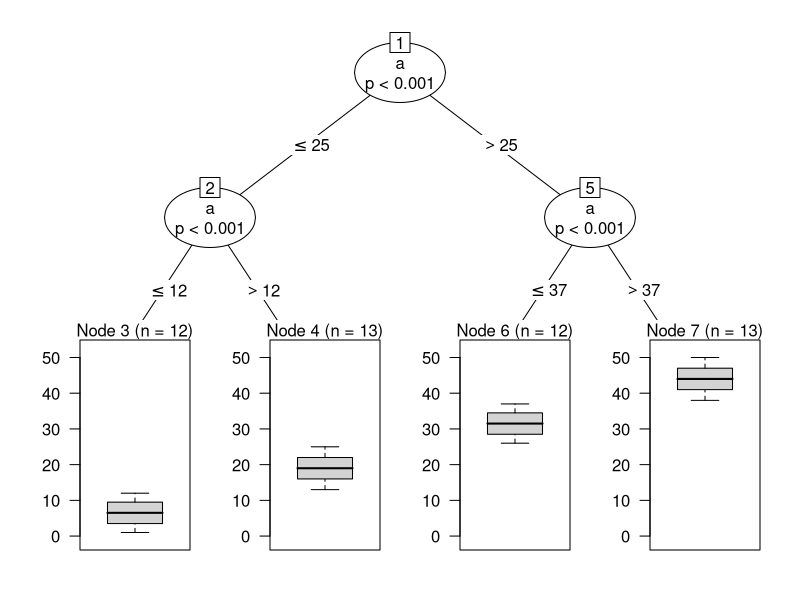
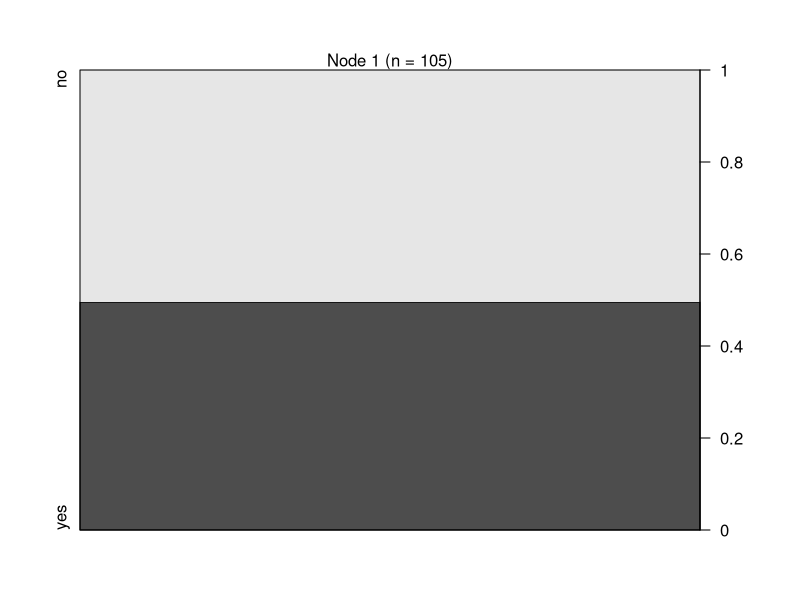
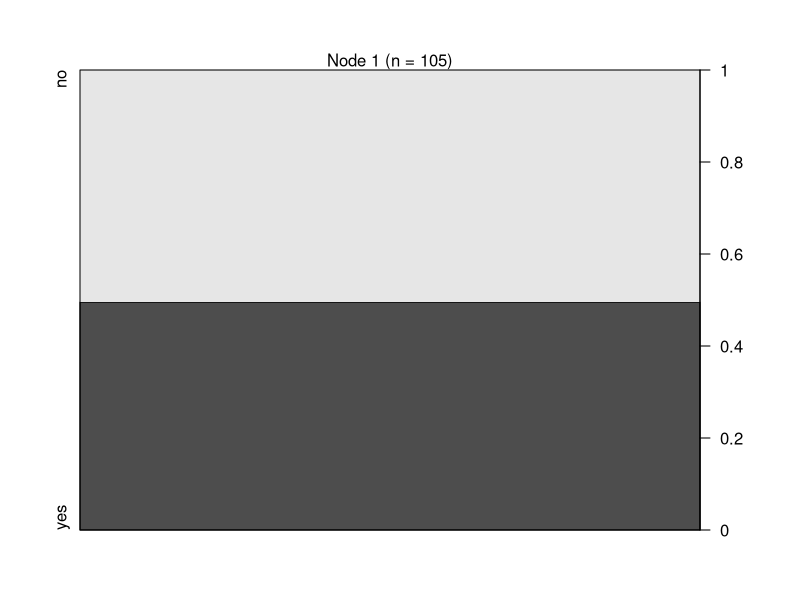
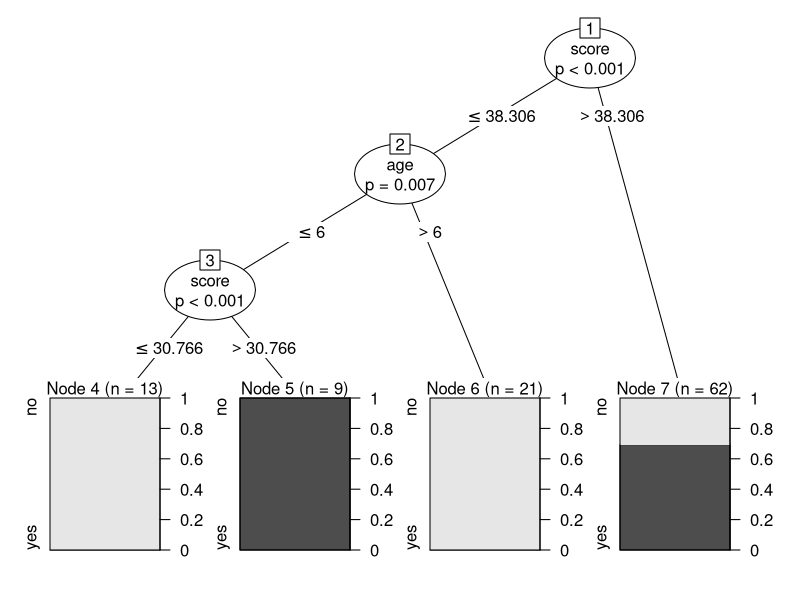

Write R code to recreate these figures, in order.
#Decision Tree

#Loading the package for decision tree
library(party)

#using readingSkills dataset
head(readingSkills)
readingSkills

#creating input data frame
data.input = readingSkills[c(1:105),]
data.input

a = c(1:50)
cb = data.frame(cbind(a))
c = ctree(a~., data=cb)
plot(c)
#Creating the tree with one factor & plotting
output.tree1 = ctree(nativeSpeaker ~ age, data= data.input)
output.tree1
plot(output.tree1)

#Creating the tree with two factor & plotting
output.tree2 = ctree(nativeSpeaker ~ age+ shoeSize, data= data.input)
output.tree2
plot(output.tree2)

#Creating the tree with multi-factor & plotting
output.tree = ctree(nativeSpeaker ~ age+ shoeSize+ score, data= data.input)
output.tree
plot(output.tree)
?decisiontree
?ctree
